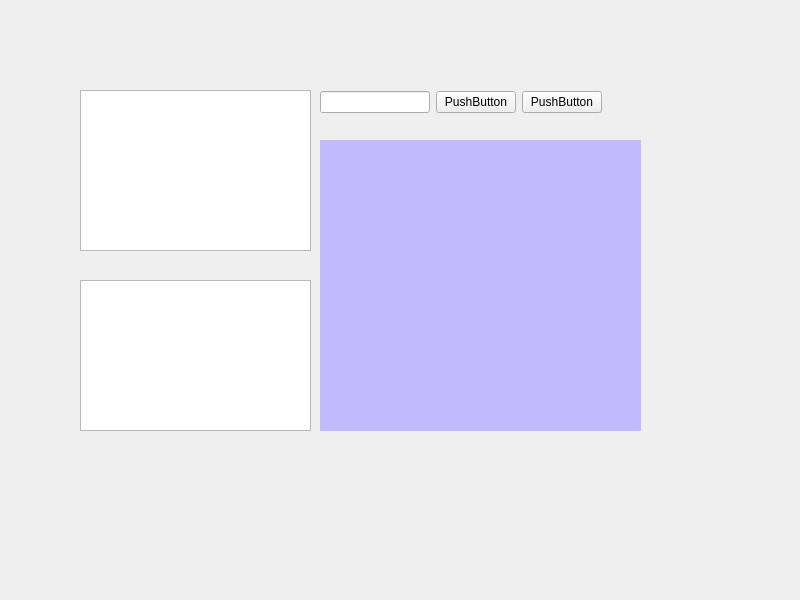
<?xml version="1.0" encoding="UTF-8"?>
<ui version="4.0">
 <class>Widget</class>
 <widget class="QWidget" name="Widget">
  <property name="geometry">
   <rect>
    <x>0</x>
    <y>0</y>
    <width>800</width>
    <height>600</height>
   </rect>
  </property>
  <property name="windowTitle">
   <string>Widget</string>
  </property>
  <widget class="QTextEdit" name="textEdit">
   <property name="geometry">
    <rect>
     <x>80</x>
     <y>90</y>
     <width>231</width>
     <height>161</height>
    </rect>
   </property>
  </widget>
  <widget class="QTextEdit" name="textEdit_2">
   <property name="geometry">
    <rect>
     <x>80</x>
     <y>280</y>
     <width>231</width>
     <height>151</height>
    </rect>
   </property>
  </widget>
  <widget class="QLabel" name="label">
   <property name="geometry">
    <rect>
     <x>320</x>
     <y>140</y>
     <width>321</width>
     <height>291</height>
    </rect>
   </property>
   <property name="styleSheet">
    <string notr="true">background-color: rgb(194, 188, 255);</string>
   </property>
   <property name="text">
    <string/>
   </property>
  </widget>
  <widget class="QWidget" name="">
   <property name="geometry">
    <rect>
     <x>320</x>
     <y>90</y>
     <width>282</width>
     <height>24</height>
    </rect>
   </property>
   <layout class="QHBoxLayout" name="horizontalLayout">
    <item>
     <widget class="QLineEdit" name="lineEdit"/>
    </item>
    <item>
     <widget class="QPushButton" name="pushButton">
      <property name="text">
       <string>PushButton</string>
      </property>
     </widget>
    </item>
    <item>
     <widget class="QPushButton" name="pushButton_2">
      <property name="text">
       <string>PushButton</string>
      </property>
     </widget>
    </item>
   </layout>
  </widget>
 </widget>
 <resources/>
 <connections/>
</ui>
